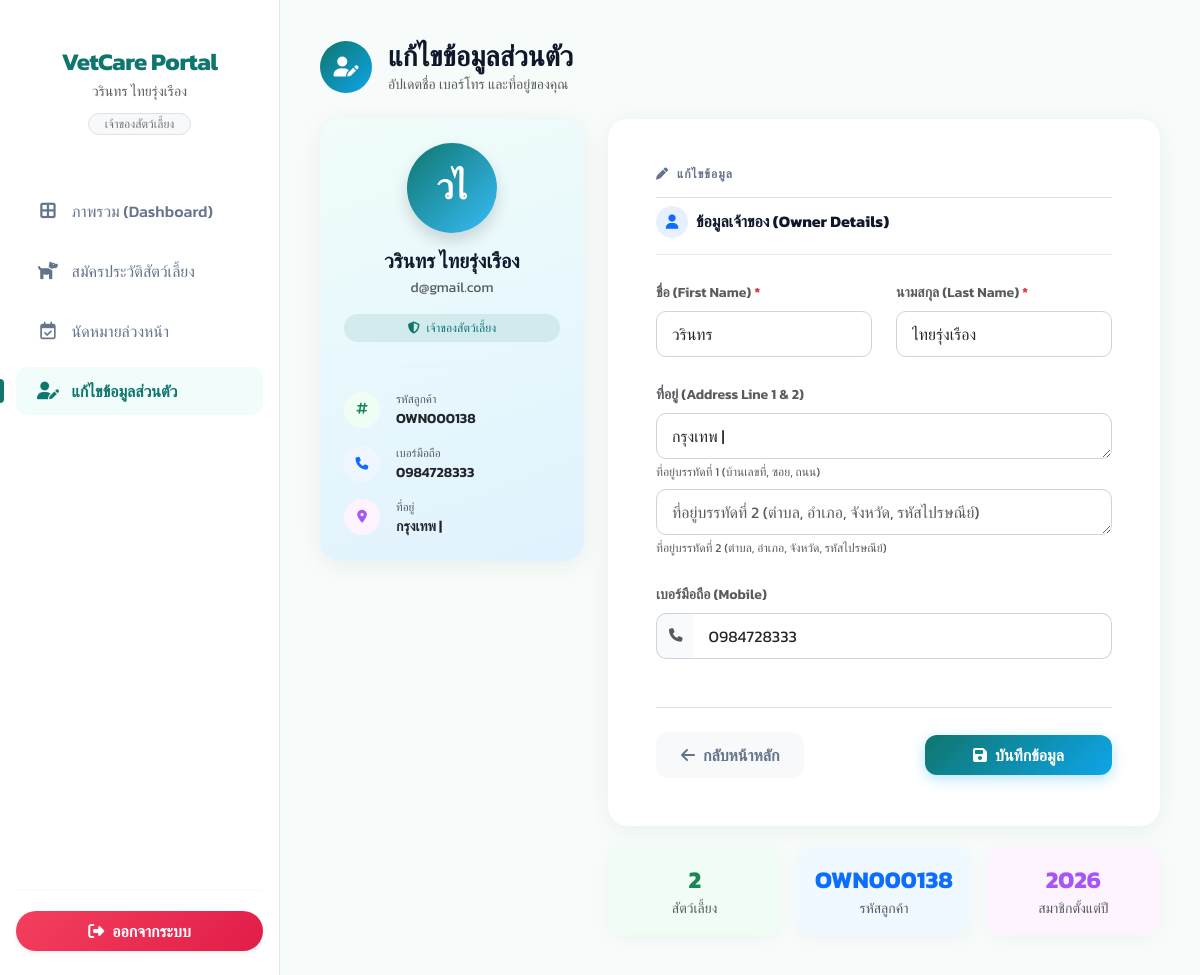
The page /client/profile/ (signed in) on the database its author committed.
### myapp/models.py (models this page shows, shortened)
class Owner(models.Model):
    from django.conf import settings
    user = models.OneToOneField(settings.AUTH_USER_MODEL, on_delete=models.SET_NULL, null=True, blank=True, related_name='owner_profile', verbose_name='บัญชีผู้ใช้')
    first_name = models.CharField(max_length=100)
    last_name = models.CharField(max_length=100)
    customer_id = models.CharField(max_length=50, blank=True, null=True, verbose_name='รหัสลูกค้า')
    phone = models.CharField(max_length=15, blank=True, null=True)
    address = models.TextField(blank=True, null=True)

### myapp/views.py (the view)
# urls.py: path('client/profile/', views.client_profile, name='client_profile'),
@login_required
def client_profile(request):
    from .forms import ClientProfileForm
    owner = getattr(request.user, 'owner_profile', None)
    if request.method == 'POST':
        form = ClientProfileForm(request.POST, instance=owner)
        if form.is_valid():
            profile = form.save(commit=False)
            if not owner:
                profile.user = request.user
            addr1 = form.cleaned_data.get('address_1', '').strip()
            addr2 = form.cleaned_data.get('address_2', '').strip()
            profile.address = f"{addr1} | {addr2}".strip() if addr1 or addr2 else ""
            profile.save()
            request.user.first_name = profile.first_name
            request.user.last_name = profile.last_name
            request.user.save()
            messages.success(request, 'บันทึกข้อมูลส่วนตัวเรียบร้อยแล้ว!')
            return redirect('client_profile')
    else:
        initial = {}
        if owner:
            if owner.address and " | " in owner.address:
                parts = owner.address.split(" | ", 1)
                initial['address_1'] = parts[0]
                initial['address_2'] = parts[1]
            else:
                initial['address_1'] = owner.address
            form = ClientProfileForm(instance=owner, initial=initial)
        else:
            form = ClientProfileForm(initial={
                'first_name': request.user.first_name,
                'last_name': request.user.last_name,
            })
    return render(request, 'myapp/client/client_profile.html', {'form': form, 'owner': owner})

### myapp/templates/myapp/client/client_profile.html (shortened to what this page needs)
{% extends 'myapp/client/client_base.html' %}
{% block content %}
<div class="container-fluid p-0">
    <div class="d-flex align-items-center mb-4 gap-3">
        <div class="rounded-circle d-flex justify-content-center align-items-center" style="width: 52px; height: 52px; background: linear-gradient(135deg, #0f766e, #0ea5e9);">
            <i class="fas fa-user-edit text-white fs-5"></i>
        </div>
        <div>
            <h3 class="fw-bold mb-0" style="color: #0f172a;">แก้ไขข้อมูลส่วนตัว</h3>
            <p class="text-muted mb-0 small">อัปเดตชื่อ เบอร์โทร และที่อยู่ของคุณ</p>
        </div>
    </div>
    <div class="row g-4">
        <div class="col-lg-4">
            <div class="card border-0 text-center p-4" style="border-radius: 20px; background: linear-gradient(160deg, #f0fdfa 0%, #e0f2fe 100%); box-shadow: 0 4px 24px rgba(0,0,0,0.06);">
                <div class="mx-auto mb-3 d-flex align-items-center justify-content-center rounded-circle shadow" style="width: 90px; height: 90px; background: linear-gradient(135deg, #0f766e, #38bdf8); font-size: 2.2rem; font-weight: 700; color: white;">
                    {{ request.user.first_name|first|upper }}{{ request.user.last_name|first|upper }}
                </div>
                <h5 class="fw-bold mb-1" style="color: #0f172a;">
                    {{ request.user.first_name }} {{ request.user.last_name }}
                </h5>
                <p class="text-muted small mb-3">{{ request.user.email }}</p>
                <span class="badge px-3 py-2 rounded-pill" style="background: rgba(15, 118, 110, 0.1); color: #0f766e; font-weight: 500;">
                    <i class="fas fa-shield-alt me-1"></i> เจ้าของสัตว์เลี้ยง
                </span>
                {% if owner %}
                <hr class="my-4" style="border-color: #e2e8f0;">
                <div class="text-start">
                    <div class="d-flex align-items-center mb-3">
                        <div class="rounded-circle d-flex align-items-center justify-content-center me-3 flex-shrink-0" style="width: 36px; height: 36px; background: #f0fdf4;">
                            <i class="fas fa-hashtag text-success" style="font-size: 0.8rem;"></i>
                        </div>
                        <div>
                            <div class="text-muted" style="font-size: 0.72rem;">รหัสลูกค้า</div>
                            <div class="fw-semibold small">{{ owner.customer_id|default:"ยังไม่มีรหัส" }}</div>
                        </div>
                    </div>
                    <div class="d-flex align-items-center mb-3">
                        <div class="rounded-circle d-flex align-items-center justify-content-center me-3 flex-shrink-0" style="width: 36px; height: 36px; background: #eff6ff;">
                            <i class="fas fa-phone text-primary" style="font-size: 0.8rem;"></i>
                        </div>
                        <div>
                            <div class="text-muted" style="font-size: 0.72rem;">เบอร์มือถือ</div>
                            <div class="fw-semibold small">{{ owner.phone|default:"—" }}</div>
                        </div>
                    </div>
                    <div class="d-flex align-items-start">
                        <div class="rounded-circle d-flex align-items-center justify-content-center me-3 flex-shrink-0" style="width: 36px; height: 36px; background: #fdf4ff;">
                            <i class="fas fa-map-marker-alt" style="color: #a855f7; font-size: 0.8rem;"></i>
                        </div>
                        <div>
                            <div class="text-muted" style="font-size: 0.72rem;">ที่อยู่</div>
                            <div class="fw-semibold small">{{ owner.address|default:"—" }}</div>
                        </div>
                    </div>
                </div>
                {% else %}
                <div class="mt-4 p-3 rounded-3 text-start" style="background: rgba(234, 179, 8, 0.08); border: 1px dashed #fbbf24;">
                    <p class="small mb-0" style="color: #92400e;"><i class="fas fa-exclamation-triangle me-2 text-warning"></i>กรุณากรอกข้อมูลส่วนตัวเพื่อเริ่มใช้งานระบบ</p>
                </div>
                {% endif %}
            </div>
        </div>
        <div class="col-lg-8">
            <div class="card border-0" style="border-radius: 20px; box-shadow: 0 4px 24px rgba(0,0,0,0.05);">
                <div class="card-body p-4 p-md-5">
                    <h6 class="fw-bold mb-4 pb-3 border-bottom" style="color: #64748b; text-transform: uppercase; font-size: 0.75rem; letter-spacing: 1px;">
                        <i class="fas fa-pen me-2"></i>แก้ไขข้อมูล
                    </h6>
                    <form method="post">
                        <div class="row g-4">
                            <div class="col-12 mt-2">
                                <h6 class="fw-bold d-flex align-items-center mb-0" style="color: #0f172a;">
                                    <div class="bg-primary bg-opacity-10 text-primary rounded-circle d-flex justify-content-center align-items-center me-2" style="width: 32px; height: 32px; font-size: 0.9rem;">
                                        <i class="fas fa-user"></i>
                                    </div>
                                    ข้อมูลเจ้าของ (Owner Details)
                                </h6>
                                <hr class="mt-3 mb-0" style="opacity: 0.1;">
                            </div>
                            <div class="col-md-6 mt-4">
                                <label class="form-label fw-semibold small text-muted">ชื่อ (First Name) <span class="text-danger">*</span></label>
                                {{ form.first_name }}
                            </div>
                            <div class="col-md-6 mt-4">
                                <label class="form-label fw-semibold small text-muted">นามสกุล (Last Name) <span class="text-danger">*</span></label>
                                {{ form.last_name }}
                            </div>
                            <div class="col-12">
                                <label class="form-label fw-semibold small text-muted">ที่อยู่ (Address Line 1 & 2)</label>
                                <div class="mb-2">
                                    {{ form.address_1 }}
                                    <div class="form-text mt-1" style="font-size: 0.75rem;">ที่อยู่บรรทัดที่ 1 (บ้านเลขที่, ซอย, ถนน)</div>
                                </div>
                                <div>
                                    {{ form.address_2 }}
                                    <div class="form-text mt-1" style="font-size: 0.75rem;">ที่อยู่บรรทัดที่ 2 (ตำบล, อำเภอ, จังหวัด, รหัสไปรษณีย์)</div>
                                </div>
                            </div>
                            <div class="col-12">
                                <label class="form-label fw-semibold small text-muted">เบอร์มือถือ (Mobile)</label>
                                <div class="input-group">
                                    <span class="input-group-text border-end-0" style="border-radius: 10px 0 0 10px; background: #f8fafc; border-color: #cbd5e1;">
                                        <i class="fas fa-phone text-muted" style="font-size: 0.85rem;"></i>
                                    </span>
                                    {{ form.phone }}
                                </div>
                            </div>
                        </div>
                        <div class="d-flex justify-content-between align-items-center mt-5 pt-4 border-top">
                            <a href="{% url 'client_dashboard' %}" class="btn btn-light fw-semibold px-4" style="border-radius: 12px; color: #64748b;">
                                <i class="fas fa-arrow-left me-2"></i>กลับหน้าหลัก
                            </a>
                            <button type="submit" class="btn px-5 py-2 fw-bold text-white" style="border-radius: 12px; background: linear-gradient(135deg, #0f766e, #0ea5e9); box-shadow: 0 4px 14px rgba(14, 165, 233, 0.3); border: none;">
                                <i class="fas fa-save me-2"></i>บันทึกข้อมูล
                            </button>
                        </div>
                    </form>
                </div>
            </div>
            {% if owner %}
            <div class="row g-3 mt-1">
                <div class="col-4">
                    <div class="card border-0 text-center p-3" style="border-radius: 16px; background: #f0fdf4;">
                        <div class="fw-bold fs-4 text-success">{{ owner.pets.count }}</div>
                        <div class="small text-muted">สัตว์เลี้ยง</div>
                    </div>
                </div>
                <div class="col-4">
                    <div class="card border-0 text-center p-3" style="border-radius: 16px; background: #f0f9ff;">
                        <div class="fw-bold fs-4 text-primary">{{ owner.customer_id|default:"—" }}</div>
                        <div class="small text-muted">รหัสลูกค้า</div>
                    </div>
                </div>
                <div class="col-4">
                    <div class="card border-0 text-center p-3" style="border-radius: 16px; background: #fdf4ff;">
                        <div class="fw-bold fs-4" style="color: #a855f7;">{{ request.user.date_joined|date:"Y" }}</div>
                        <div class="small text-muted">สมาชิกตั้งแต่ปี</div>
                    </div>
                </div>
            </div>
            {% endif %}
        </div>
    </div>
</div>
{% endblock %}

### myapp/templates/myapp/client/client_base.html (shortened to what this page needs)
{% load static %}
<!DOCTYPE html>
<html lang="th">
<head>
    <link href="https://cdn.jsdelivr.net/npm/bootstrap@5.3.0/dist/css/bootstrap.min.css" rel="stylesheet">
    <link rel="stylesheet" href="https://cdnjs.cloudflare.com/ajax/libs/font-awesome/6.4.0/css/all.min.css">
</head>
<body>
    <div class="d-flex">
        <div class="sidebar d-flex flex-column py-4" id="sidebar" style="width: 280px; flex-shrink: 0;">
            <div class="text-center mb-5 px-3 position-relative">
                <h4 class="fw-bold mb-1" style="color: #0f766e; letter-spacing: -0.5px;">VetCare Portal</h4>
                <p class="text-muted small mb-0">{{ user.first_name }} {{ user.last_name }}</p>
                <div class="mt-2"><span class="badge bg-light text-secondary border rounded-pill px-3 fw-normal">เจ้าของสัตว์เลี้ยง</span></div>
            </div>
            <ul class="nav flex-column mb-auto gap-1">
                <li class="nav-item">
                    <a href="{% url 'client_dashboard' %}" class="nav-link {% if request.resolver_match.url_name == 'client_dashboard' %}active{% endif %}">
                        <i class="fas fa-border-all"></i> ภาพรวม (Dashboard)
                    </a>
                </li>
                <li class="nav-item">
                    <a href="{% url 'client_register_pet' %}" class="nav-link {% if request.resolver_match.url_name == 'client_register_pet' %}active{% endif %}">
                        <i class="fas fa-dog"></i> สมัครประวัติสัตว์เลี้ยง
                    </a>
                </li>
                <li class="nav-item">
                    <a href="{% url 'client_appointment' %}" class="nav-link {% if request.resolver_match.url_name == 'client_appointment' %}active{% endif %}">
                        <i class="far fa-calendar-check"></i> นัดหมายล่วงหน้า
                    </a>
                </li>
                <li class="nav-item">
                    <a href="{% url 'client_profile' %}" class="nav-link {% if request.resolver_match.url_name == 'client_profile' %}active{% endif %}">
                        <i class="fas fa-user-edit"></i> แก้ไขข้อมูลส่วนตัว
                    </a>
                </li>
            </ul>
            <div class="mt-auto px-3">
                <hr style="border-color: #e2e8f0; margin-bottom: 20px;">
                <form action="{% url 'logout' %}" method="post">
                    <button type="submit" class="btn btn-danger w-100 rounded-pill d-flex align-items-center justify-content-center py-2 border-0 shadow-sm fw-bold" style="background: linear-gradient(135deg, #f43f5e 0%, #e11d48 100%);">
                        <i class="fas fa-sign-out-alt me-2"></i> ออกจากระบบ
                    </button>
                </form>
            </div>
        </div>
        <div class="main-content flex-grow-1" style="height: 100vh; overflow-y: auto;">
            {% block content %}{% endblock %}
        </div>
    </div>
</body>
</html>

### rows shown on the page
Owner: customer_id "OWN000138", phone "0984728333", address "กรุงเทพ |", first_name "วรินทร", last_name "ไทยรุ่งเรือง", pets.count "2"

### other values the page prints
{{ user.first_name }} "วรินทร"
{{ user.last_name }} "ไทยรุ่งเรือง"
{{ request.user.first_name|first|upper }} "ว"
{{ request.user.last_name|first|upper }} "ไ"
{{ request.user.first_name }} "วรินทร"
{{ request.user.last_name }} "ไทยรุ่งเรือง"
{{ request.user.email }} "d@gmail.com"
{{ request.user.date_joined|date:"Y" }} "2026"
